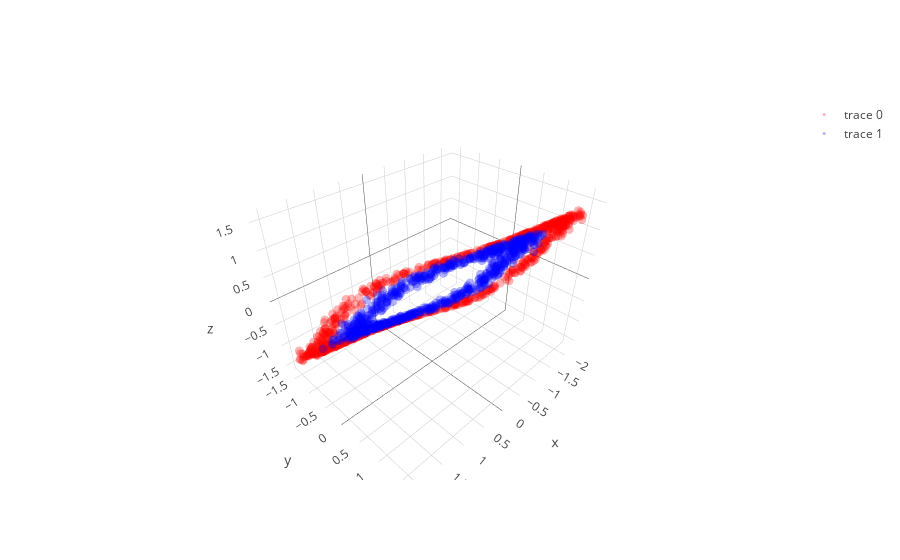
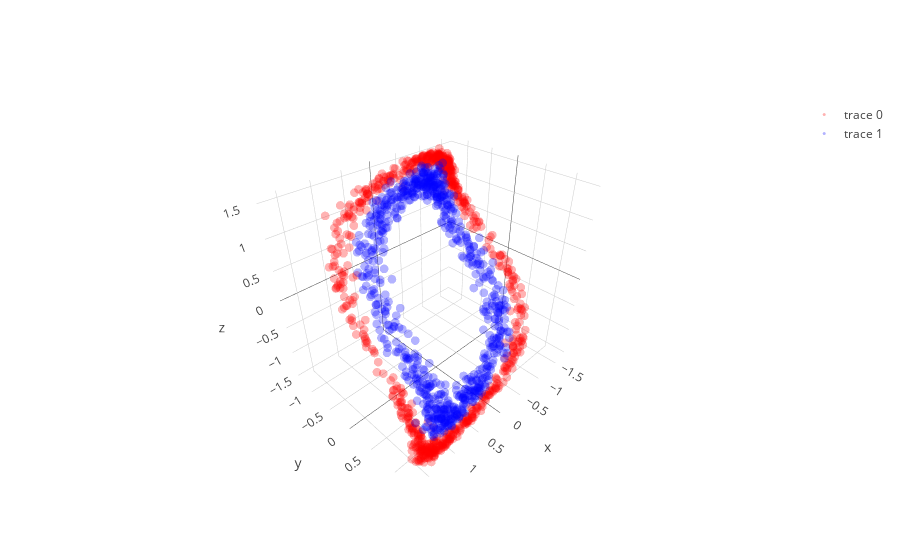

Here is the notebook cell these charts were saved with, in order:
### Code cell
learning_rate = 0.00008; beta1=0.999; beta2=0.999; adam_e = 1e-8 

l1 = PCA_layer(2,3)
l1b= batch_norm()
l2 = PCA_layer(3,3)
l2b= batch_norm()
l3 = PCA_layer(3,2)

mini_batch_size    = 20
training_iteration = 100

copyX = np.copy(X)
for iter in range(training_iteration):

    copyX = shuffle(copyX)
    for current_batch_index in range(0,len(X),mini_batch_size):
        current_batch = copyX[current_batch_index:current_batch_index+mini_batch_size]
        layer1,layer1_var = l1.feed_non(current_batch,0)
        layer1bn = l1b.feed(layer1)
        layer2,layer2_var = l2.feed_non(layer1bn,0)
        layer2bn = l2b.feed(layer2)
        layer3,layer3_var = l3.feed_linear(layer2bn)

        sys.stdout.write("Iter: " + str(iter) + " " + str(layer1_var.mean() + layer2_var.mean() + layer3_var.mean()) + '\r')
        sys.stdout.flush()
        
        grad3 = l3.back_linear()
        grad2bn = l2b.back(grad3)
        grad2 = l2.back_non(grad2bn,cancel=0,sign_value=-1)
        grad1bn = l1b.back(grad2)
        grad1 = l1.back_non(grad1bn,cancel=0,sign_value=-1)
   
layer1,layer1_var = l1.feed_non(X,0)
layer1bn = l1b.feed(layer1)
layer2,layer2_var = l2.feed_non(layer1bn,0)
layer2bn = l2b.feed(layer2)
layer3,layer3_var = l3.feed_linear(layer2bn)

trace1 = go.Scatter3d(
    x=layer1bn[y==0,0],
    y=layer1bn[y==0,1],
    z=layer1bn[y==0,2],
    mode='markers',
    line=dict(color='red',width=0.5),
    marker=dict(size=3,opacity=0.3)
)
trace2 = go.Scatter3d(
    x=layer1bn[y==1,0],
    y=layer1bn[y==1,1],
    z=layer1bn[y==1,2],
    mode='markers',
    line=dict(color='blue',width=0.5),
    marker=dict(size=3,opacity=0.3)
)
data = [trace1,trace2]
fig  = go.Figure(data=data)
iplot(fig)

trace1 = go.Scatter3d(
    x=layer2bn[y==0,0],
    y=layer2bn[y==0,1],
    z=layer2bn[y==0,2],
    mode='markers',
    line=dict(color='red',width=0.5),
    marker=dict(size=3,opacity=0.3)
)
trace2 = go.Scatter3d(
    x=layer2bn[y==1,0],
    y=layer2bn[y==1,1],
    z=layer2bn[y==1,2],
    mode='markers',
    line=dict(color='blue',width=0.5),
    marker=dict(size=3,opacity=0.3)
)
data = [trace1,trace2]
fig  = go.Figure(data=data)
iplot(fig)

plt.figure(figsize=(8,6))
plt.scatter(layer3[y==0, 0], layer3[y==0, 1], color='red', alpha=0.5)
plt.scatter(layer3[y==1, 0], layer3[y==1, 1], color='blue', alpha=0.5)
plt.show()

### Figure 1 — Plotly figure (JSON) as saved in the notebook; plotly's stock layout.template omitted (floating-point values rounded to 4 significant figures; data arrays with more than 128 entries replaced by an {"elided": "..."} marker saying what was removed)
{"data": [{"line": {"color": "red", "width": 0.5}, "marker": {"opacity": 0.3, "size": 3}, "mode": "markers", "type": "scatter3d", "uid": "6acd0337-3a9c-4481-9367-5b6bcdc99e27", "x": {"elided": "750 float values"}, "y": {"elided": "750 float values"}, "z": {"elided": "750 float values"}}, {"line": {"color": "blue", "width": 0.5}, "marker": {"opacity": 0.3, "size": 3}, "mode": "markers", "type": "scatter3d", "uid": "02964416-bc45-4812-8d33-ae904854f37e", "x": {"elided": "750 float values"}, "y": {"elided": "750 float values"}, "z": {"elided": "750 float values"}}], "layout": {}}

### Figure 2 — Plotly figure (JSON) as saved in the notebook; plotly's stock layout.template omitted (floating-point values rounded to 4 significant figures; data arrays with more than 128 entries replaced by an {"elided": "..."} marker saying what was removed)
{"data": [{"line": {"color": "red", "width": 0.5}, "marker": {"opacity": 0.3, "size": 3}, "mode": "markers", "type": "scatter3d", "uid": "9369d962-232b-4e03-8782-fdb152ec5274", "x": {"elided": "750 float values"}, "y": {"elided": "750 float values"}, "z": {"elided": "750 float values"}}, {"line": {"color": "blue", "width": 0.5}, "marker": {"opacity": 0.3, "size": 3}, "mode": "markers", "type": "scatter3d", "uid": "808ec825-b377-4492-b810-fba86313bac2", "x": {"elided": "750 float values"}, "y": {"elided": "750 float values"}, "z": {"elided": "750 float values"}}], "layout": {}}
